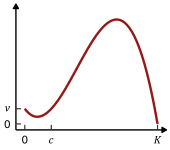

Write the R code that produced this figure.
rm(list = ls())
library(rstudioapi)
library(ggplot2)
currentPath <- getSourceEditorContext()$path
charLocations <- gregexpr('/',currentPath)[[1]]
currentPath <- substring(currentPath,1,charLocations[length(charLocations)]-1)
setwd(currentPath)

##==== Function ====##
theme_custom <- function(){
  myTheme <- theme(panel.background = element_blank(),
                   panel.grid = element_blank(),
                   legend.position = 'none',
                   plot.margin = margin(3,3,3,3),
                   plot.background = element_blank(),
                   axis.ticks = element_line(linewidth = 0.4),
                   axis.ticks.length = unit(-0.25,'lines'),
                   axis.line.x.bottom = element_line(linewidth = 0.7,arrow = arrow(length = unit(0.05,'inches'),ends = 'last',type = 'closed')),
                   axis.line.y.left = element_line(linewidth = 0.7,arrow = arrow(length = unit(0.05,'inches'),ends = 'last',type = 'closed')),
                   axis.title.y = element_blank(),
                   axis.title.x = element_blank(),
                   axis.text.y = element_text(size = 8,margin = margin(0,4,0,0),color = '#000000'),
                   axis.text.x = element_text(size = 8,margin = margin(4,0,0,0),color = '#000000'))
  return(myTheme)
}
##==== Function ====##

X <- seq(0,1,length.out = 100)
r <- 0.6
K <- 1
c <- 0.2
nugget <- 0.01
K0 <- 1-nugget/(r*(1-c))
Y <- r*X/K*(K0-X/K)*(X/K-c) + nugget
drawMatrix <- data.frame(X = X,Y = Y)

Fig <- ggplot()+
  geom_line(data = drawMatrix,mapping = aes(x = X,y = Y),color = '#961717',linewidth = 0.8)+
  scale_x_continuous(limits = c(-0.0667,1.0667),breaks = c(0,0.2,1),labels = c('0','c','K'),expand = c(0,0))+
  scale_y_continuous(limits = c(-0.00015,0.075),breaks = c(0,nugget),labels = c('0','v'))+
  theme_custom()
outputFileName <- 'Fig_b.pdf'
pdf(file <- outputFileName,width = 1.7,height = 1.5)
print(Fig)
dev.off()
